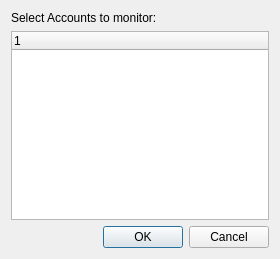
<?xml version="1.0" encoding="UTF-8"?>
<ui version="4.0">
 <class>preferencesSelections</class>
 <widget class="QDialog" name="preferencesSelections">
  <property name="geometry">
   <rect>
    <x>0</x>
    <y>0</y>
    <width>280</width>
    <height>259</height>
   </rect>
  </property>
  <property name="windowTitle">
   <string>Selection Preferences</string>
  </property>
  <layout class="QGridLayout" name="gridLayout">
   <item row="1" column="0">
    <widget class="XTreeWidget" name="_gl">
     <property name="selectionMode">
      <enum>QAbstractItemView::ExtendedSelection</enum>
     </property>
    </widget>
   </item>
   <item row="2" column="0">
    <widget class="QDialogButtonBox" name="_buttonBox">
     <property name="orientation">
      <enum>Qt::Horizontal</enum>
     </property>
     <property name="standardButtons">
      <set>QDialogButtonBox::Cancel|QDialogButtonBox::Ok</set>
     </property>
    </widget>
   </item>
   <item row="0" column="0">
    <widget class="QLabel" name="label">
     <property name="text">
      <string>Select Accounts to monitor:</string>
     </property>
    </widget>
   </item>
  </layout>
 </widget>
 <customwidgets>
  <customwidget>
   <class>XTreeWidget</class>
   <extends>QTreeWidget</extends>
   <header>xtreewidget.h</header>
  </customwidget>
 </customwidgets>
 <resources/>
 <connections>
  <connection>
   <sender>_buttonBox</sender>
   <signal>accepted()</signal>
   <receiver>preferencesSelections</receiver>
   <slot>accept()</slot>
   <hints>
    <hint type="sourcelabel">
     <x>248</x>
     <y>254</y>
    </hint>
    <hint type="destinationlabel">
     <x>157</x>
     <y>274</y>
    </hint>
   </hints>
  </connection>
  <connection>
   <sender>_buttonBox</sender>
   <signal>rejected()</signal>
   <receiver>preferencesSelections</receiver>
   <slot>reject()</slot>
   <hints>
    <hint type="sourcelabel">
     <x>316</x>
     <y>260</y>
    </hint>
    <hint type="destinationlabel">
     <x>286</x>
     <y>274</y>
    </hint>
   </hints>
  </connection>
 </connections>
</ui>
